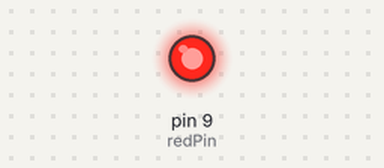
Simulated run of this sketch. Board: Arduino Uno, built with avr-gcc and run on an emulated ATmega328P. Shown: output pins drawn as LEDs (lit = HIGH).

Above: at 0.05 s.
At 1.5 s:
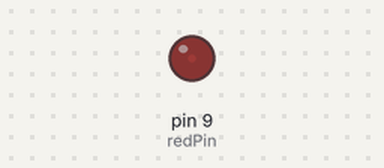
Timing chart, 0 to 3.5 s (numbered marks = the images above):
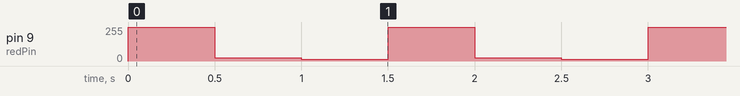

The sketch:

_2-analogWrite.ino
```cpp
int redPin = 9;
int brightness = 255;

void setup()
{
  pinMode(redPin, OUTPUT);
}

void loop()
{
  analogWrite(redPin, brightness);
  delay(500);
  analogWrite(redPin, int(brightness / 10));
  delay(500);
  analogWrite(redPin, int(brightness / 20));
  delay(500);
}
```

Measured:
- by itself, pin 9 (redPin): repeats every 1.5 s: 25/255 0.50 s, 12/255 0.50 s, 255/255 0.50 s
